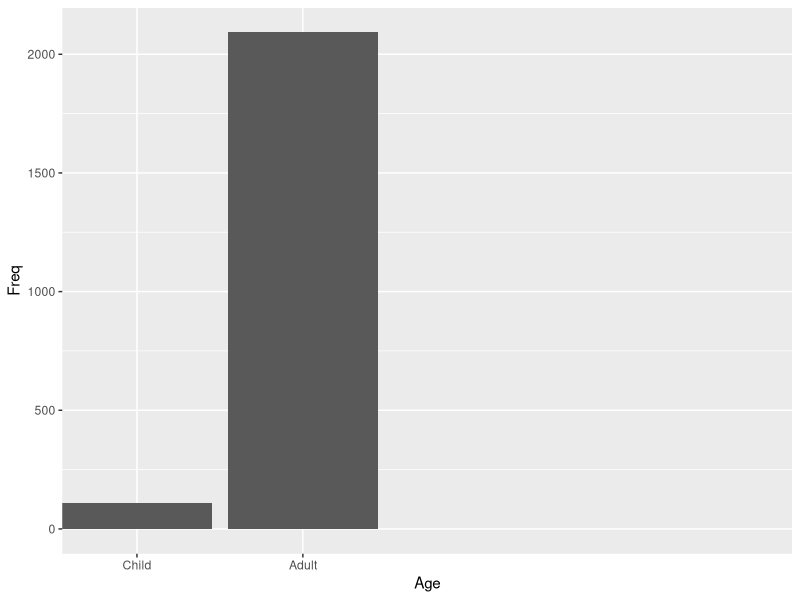

Reproduce this figure in R.
# Load the necessary libraries

library(ggplot2)

# Load the Titanic dataset
data("Titanic")

# Convert the dataset to a data frame
titanic_df <- as.data.frame(Titanic)

# Create a simple histogram of passenger ages
histogram<-ggplot(titanic_df, aes(x=Age, y=Freq)) + 
  geom_col() + 
  scale_x_discrete(limits = titanic_df$Age)

print(histogram)